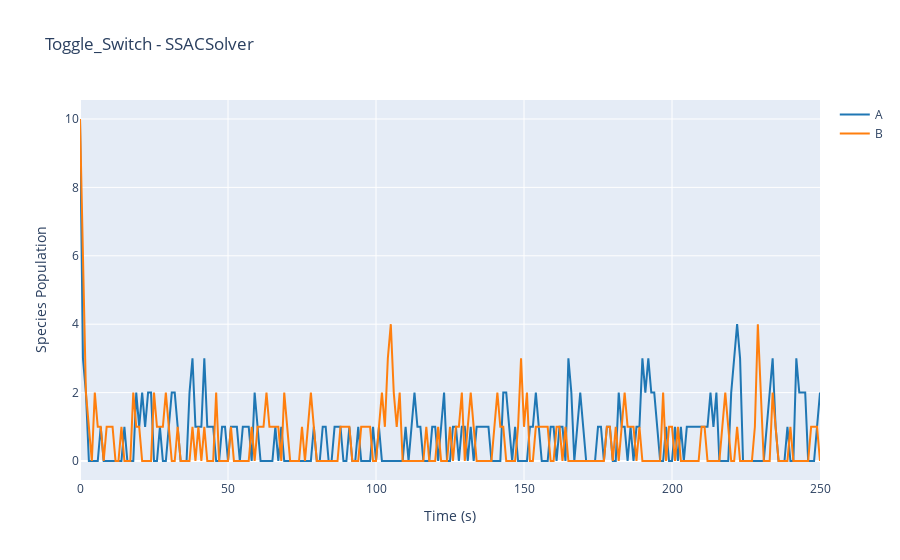

Notebook source saved alongside this figure:
### Code cell
results.plotplotly()

### Figure 1 — Plotly figure (JSON) as saved in the notebook; plotly's stock layout.template omitted (floating-point values rounded to 4 significant figures; data arrays with more than 128 entries replaced by an {"elided": "..."} marker saying what was removed)
{"data": [{"line": {"color": "#1f77b4"}, "mode": "lines", "name": "A", "type": "scatter", "x": {"elided": "251 int values"}, "y": {"elided": "251 int values"}}, {"line": {"color": "#ff7f0e"}, "mode": "lines", "name": "B", "type": "scatter", "x": {"elided": "251 int values"}, "y": {"elided": "251 int values"}}], "layout": {"showlegend": true, "title": {"text": "Toggle_Switch - SSACSolver"}, "xaxis": {"title": {"text": "Time (s)"}}, "yaxis": {"title": {"text": "Species Population"}}}}
